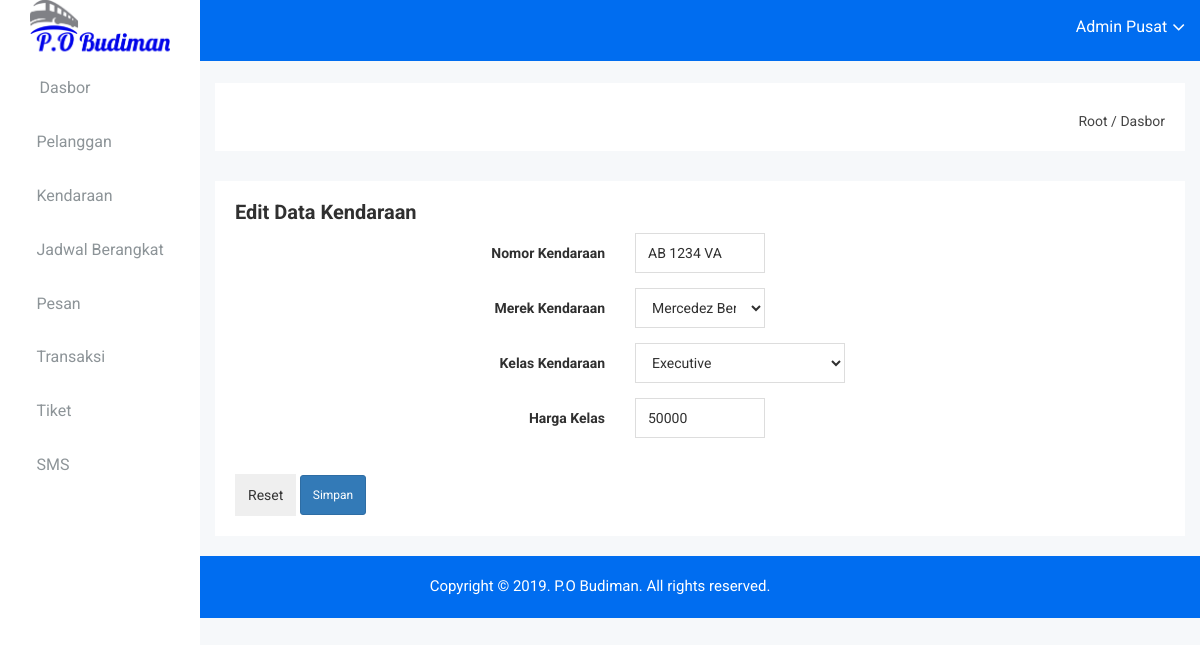
The app's page /dashboard/index.php?act=edit_kendaraan&id_kendaraan=1 (signed in) with its own data.
### tables this page shows
CREATE TABLE `kendaraan` (
  `id_kendaraan` int(11) NOT NULL,
  `nomor_kendaraan` varchar(100) NOT NULL,
  `merek_kendaraan` varchar(50) NOT NULL,
  `kelas_kendaraan` varchar(50) NOT NULL,
  `harga_kelas` varchar(50) NOT NULL
);

### dashboard/pages/kendaraan/edit_kendaraan.php (the view, shortened to what this page needs)
<?php
$kon = new mysqli("localhost", "root", "", "budiman");
$id_kendaraan = $_GET['id_kendaraan'];
$query = mysqli_query($kon, "select * from kendaraan where id_kendaraan='$id_kendaraan'") or die(mysqli_error());
$data = mysqli_fetch_array($query);
?>
<div class="data-table-area mg-b-15">
    <div class="container-fluid">
        <div class="row">
            <div class="col-lg-12 col-md-12 col-sm-12 col-xs-12">
                <div class="sparkline12-list">
                    <div class="sparkline12-hd">
                        <div class="main-sparkline12-hd">
                            <h1>Edit Data Kendaraan</h1>
                        </div>
                    </div>
                    <div class="sparkline12-graph">
                        <div class="basic-login-form-ad">
                            <div class="row">
                                <div class="col-lg-12 col-md-12 col-sm-12 col-xs-12">
                                    <div class="all-form-element-inner">
                                        <form action="pages/kendaraan/proses_edit.php" method="post">
                                            <div class="form-group-inner">
                                                <div class="row">
                                                    <div class="col-lg-5 col-md-5 col-sm-5 col-xs-12">
                                                        <label class="login2 pull-right pull-right-pro">Nomor Kendaraan</label>
                                                    </div>
                                                    <div class="col-lg-2 col-md-2 col-sm-2 col-xs-12">
                                                        <input type="text" name="nomor" class="form-control"  value="<?php echo $data['nomor_kendaraan']; ?>"  />
                                                    </div>
                                                </div>
                                            </div>
                                            <div class="form-group-inner">
                                                <div class="row">
                                                    <div class="col-lg-5 col-md-5 col-sm-5 col-xs-12">
                                                        <label class="login2 pull-right pull-right-pro">Merek Kendaraan</label>
                                                    </div>
                                                    <div class="col-lg-2 col-md-2 col-sm-2 col-xs-12">
                                                        <div class="form-select-list">
                                                            <select class="form-control custom-select-value" name="merek">
                                                              <option value="<?php echo $data['merek_kendaraan']; ?>"><?php echo $data['merek_kendaraan']; ?></option>
                                                            </select>
                                                        </div>
                                                    </div>
                                                </div>
                                            </div>
                                            <div class="form-group-inner">
                                                <div class="row">
                                                    <div class="col-lg-5 col-md-5 col-sm-5 col-xs-12">
                                                        <label class="login2 pull-right pull-right-pro">Kelas Kendaraan</label>
                                                    </div>
                                                    <div class="col-lg-3 col-md-3 col-sm-3 col-xs-12">
                                                        <div class="form-select-list">
                                                            <select class="form-control custom-select-value" name="kelas">
                                                              <option value="<?php echo $data['kelas_kendaraan']; ?>"><?php echo $data['kelas_kendaraan']; ?></option>
                                                            </select>
                                                        </div>
                                                    </div>
                                                </div>
                                            </div>
                                            <div class="form-group-inner">
                                                <div class="row">
                                                    <div class="col-lg-5 col-md-5 col-sm-5 col-xs-12">
                                                        <label class="login2 pull-right pull-right-pro">Harga Kelas</label>
                                                    </div>
                                                    <div class="col-lg-2 col-md-2 col-sm-2 col-xs-12">
                                                        <input type="text" name="harga" class="form-control" value="<?php echo $data['harga_kelas']; ?>"  />
                                                    </div>
                                                </div>
                                            </div>
                                            <div class="form-group-inner">
                                                <div class="row">
                                                    <div class="col-lg-6 col-md-6 col-sm-6 col-xs-12">
                                                        <div class="col-lg-9 col-md-9 col-sm-9 col-xs-12">
                                                        </div>
                                                        <div class="login-horizental cancel-wp pull-left form-bc-ele">
                                                            <input class="btn btn-white" onclick="window.history.back()" type="reset" />
                                                            <input class="btn btn-sm btn-primary login-submit-cs" type="submit" value="Simpan" name="simpan"/>
                                                        </div>
                                                    </div>
                                                </div>
                                            </div>
                                        </form>
                                    </div>
                                </div>
                            </div>
                        </div>
                    </div>
                </div>
            </div>
        </div>
    </div>
</div>

### dashboard/css/main.css (style rules this page uses)
html { color: #222; font-size: 1em; line-height: 1.4; }

### records on screen
kendaraan: nomor "AB 1234 VA", merek "Mercedez Benz", kelas "Executive", harga "50000"

### other values on screen
$_SESSION['nama_admin'] "Admin Pusat"
